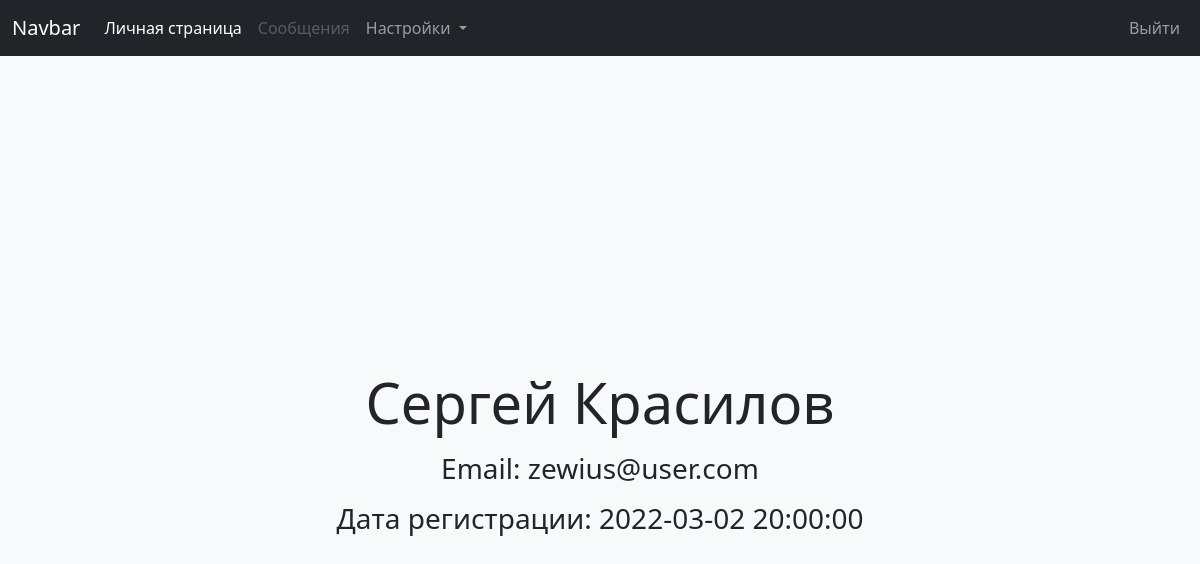
The page /user.php?username=zewius (signed in) on the database its author committed.
### tables this page shows
CREATE TABLE `users` (
  `id` bigint(20) NOT NULL,
  `username` varchar(30) NOT NULL,
  `passwd` varchar(100) NOT NULL,
  `role` varchar(60) NOT NULL DEFAULT 'user',
  `email` varchar(255) DEFAULT NULL,
  `first_name` varchar(100) DEFAULT NULL,
  `last_name` varchar(100) DEFAULT NULL,
  `registration_date` datetime NOT NULL
);

### user.php (the view, shortened to what this page needs)
<?php
$username = $_GET['username'] ?? $_SESSION['username'];
try {
    $pdo = new PDO('mysql:host=localhost;dbname=bib', 'root', '');
    $stmt = $pdo->prepare('SELECT username, email, first_name, last_name, registration_date, role FROM users WHERE username = :username');
    $stmt->execute(['username' => $username]);
    $user = $stmt->fetch();
} catch (PDOException) {
    header('location: login.php?error=internal_server_error');
}
?>
<!doctype html>
<html lang="en">
<head>
    <link href="https://cdn.jsdelivr.net/npm/bootstrap@5.2.3/dist/css/bootstrap.min.css" rel="stylesheet"
>
</head>
<body>
<nav class="navbar navbar-expand-lg navbar-dark bg-dark">
    <div class="container-fluid">
        <a class="navbar-brand"> Navbar </a>
        <div class="collapse navbar-collapse" id="navbarNav">
            <ul class="navbar-nav">
                <li class="nav-item">
                    <a class="nav-link active" aria-current="page" href="user.php"> Личная страница</a>
                </li>
                <li class="nav-item">
                    <a class="nav-link disabled" href="#"> Сообщения </a>
                </li>
                <li class="nav-item dropdown">
                    <a class="nav-link dropdown-toggle" href="logout.php" role="button" data-bs-toggle="dropdown"
                       aria-expanded="false">
                        Настройки
                    </a>
                </li>
            </ul>
        </div>
        <div class="collapse navbar-collapse justify-content-end" id="navbarNav">
            <ul class="navbar-nav">
                <li class="nav-item">
                    <a class="nav-link" href="logout.php"> Выйти </a>
                </li>
            </ul>
        </div>
    </div>
</nav>
<header class="bg-light">
    <div class="container">
        <div class="d-flex align-items-center" style="height: 100vh;">
            <div class="row mx-auto">
                <div class="col">
                    <div class="card-header">
                        <?php if (isset($user) && $user) { ?>
                            <p class="display-4 text-center">
                                <?php echo $user['first_name'] . " " . $user['last_name'] ?>
                            </p>
                            <p class="h3 text-center mt-3">
                                <?php echo "Email: " . $user['email'] ?>
                            </p>
                            <p class="h3 text-center mt-3">
                                <?php echo "Дата регистрации: " . $user['registration_date'] ?>
                            </p>
                        <?php } else { ?>
                            <p class="display-4 text-center"> Пользователь не найден </p>
                        <?php } ?>
                    </div>
                </div>
            </div>
        </div>
    </div>
</header>
</body>
</html>

### rows shown on the page
users: first_name "Сергей", last_name "Красилов", email "zewius@user.com", registration_date "2022-03-02 20:00:00"
